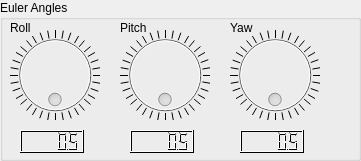
   <widget class="QGroupBox" name="groupBox">
    <property name="geometry">
     <rect>
      <x>20</x>
      <y>350</y>
      <width>361</width>
      <height>161</height>
     </rect>
    </property>
    <property name="title">
     <string>Euler Angles</string>
    </property>
    <widget class="QDial" name="rollDial">
     <property name="enabled">
      <bool>false</bool>
     </property>
     <property name="geometry">
      <rect>
       <x>10</x>
       <y>30</y>
       <width>90</width>
       <height>90</height>
      </rect>
     </property>
     <property name="palette">
      <palette>
       <active>
        <colorrole role="WindowText">
         <brush brushstyle="SolidPattern">
          <color alpha="255">
           <red>0</red>
           <green>0</green>
           <blue>0</blue>
          </color>
         </brush>
        </colorrole>
        <colorrole role="Light">
         <brush brushstyle="SolidPattern">
          <color alpha="255">
           <red>170</red>
           <green>170</green>
           <blue>255</blue>
          </color>
         </brush>
        </colorrole>
        <colorrole role="Midlight">
         <brush brushstyle="SolidPattern">
          <color alpha="255">
           <red>0</red>
           <green>0</green>
           <blue>0</blue>
          </color>
         </brush>
        </colorrole>
        <colorrole role="Dark">
         <brush brushstyle="SolidPattern">
          <color alpha="255">
           <red>0</red>
           <green>0</green>
           <blue>0</blue>
          </color>
         </brush>
        </colorrole>
        <colorrole role="Mid">
         <brush brushstyle="SolidPattern">
          <color alpha="255">
           <red>0</red>
           <green>0</green>
           <blue>0</blue>
          </color>
         </brush>
        </colorrole>
        <colorrole role="Text">
         <brush brushstyle="SolidPattern">
          <color alpha="255">
           <red>0</red>
           <green>0</green>
           <blue>0</blue>
          </color>
         </brush>
        </colorrole>
        <colorrole role="ButtonText">
         <brush brushstyle="SolidPattern">
          <color alpha="255">
           <red>0</red>
           <green>0</green>
           <blue>0</blue>
          </color>
         </brush>
        </colorrole>
       </active>
       <inactive>
        <colorrole role="WindowText">
         <brush brushstyle="SolidPattern">
          <color alpha="255">
           <red>0</red>
           <green>0</green>
           <blue>0</blue>
          </color>
         </brush>
        </colorrole>
        <colorrole role="Light">
         <brush brushstyle="SolidPattern">
          <color alpha="255">
           <red>170</red>
           <green>170</green>
           <blue>255</blue>
          </color>
         </brush>
        </colorrole>
        <colorrole role="Midlight">
         <brush brushstyle="SolidPattern">
          <color alpha="255">
           <red>0</red>
           <green>0</green>
           <blue>0</blue>
          </color>
         </brush>
        </colorrole>
        <colorrole role="Dark">
         <brush brushstyle="SolidPattern">
          <color alpha="255">
           <red>0</red>
           <green>0</green>
           <blue>0</blue>
          </color>
         </brush>
        </colorrole>
        <colorrole role="Mid">
         <brush brushstyle="SolidPattern">
          <color alpha="255">
           <red>0</red>
           <green>0</green>
           <blue>0</blue>
          </color>
         </brush>
        </colorrole>
        <colorrole role="Text">
         <brush brushstyle="SolidPattern">
          <color alpha="255">
           <red>0</red>
           <green>0</green>
           <blue>0</blue>
          </color>
         </brush>
        </colorrole>
        <colorrole role="ButtonText">
         <brush brushstyle="SolidPattern">
          <color alpha="255">
           <red>0</red>
           <green>0</green>
           <blue>0</blue>
          </color>
         </brush>
        </colorrole>
       </inactive>
       <disabled>
        <colorrole role="WindowText">
         <brush brushstyle="SolidPattern">
          <color alpha="255">
           <red>0</red>
           <green>0</green>
           <blue>0</blue>
          </color>
         </brush>
        </colorrole>
        <colorrole role="Light">
         <brush brushstyle="SolidPattern">
          <color alpha="255">
           <red>170</red>
           <green>170</green>
           <blue>255</blue>
          </color>
         </brush>
        </colorrole>
        <colorrole role="Midlight">
         <brush brushstyle="SolidPattern">
          <color alpha="255">
           <red>0</red>
           <green>0</green>
           <blue>0</blue>
          </color>
         </brush>
        </colorrole>
        <colorrole role="Dark">
         <brush brushstyle="SolidPattern">
          <color alpha="255">
           <red>0</red>
           <green>0</green>
           <blue>0</blue>
          </color>
         </brush>
        </colorrole>
        <colorrole role="Mid">
         <brush brushstyle="SolidPattern">
          <color alpha="255">
           <red>0</red>
           <green>0</green>
           <blue>0</blue>
          </color>
         </brush>
        </colorrole>
        <colorrole role="Text">
         <brush brushstyle="SolidPattern">
          <color alpha="255">
           <red>0</red>
           <green>0</green>
           <blue>0</blue>
          </color>
         </brush>
        </colorrole>
        <colorrole role="ButtonText">
         <brush brushstyle="SolidPattern">
          <color alpha="255">
           <red>0</red>
           <green>0</green>
           <blue>0</blue>
          </color>
         </brush>
        </colorrole>
       </disabled>
      </palette>
     </property>
     <property name="focusPolicy">
      <enum>Qt::NoFocus</enum>
     </property>
     <property name="maximum">
      <number>359</number>
     </property>
     <property name="wrapping">
      <bool>true</bool>
     </property>
     <property name="notchTarget">
      <double>10.000000000000000</double>
     </property>
     <property name="notchesVisible">
      <bool>true</bool>
     </property>
    </widget>
    <widget class="QLabel" name="label">
     <property name="geometry">
      <rect>
       <x>10</x>
       <y>20</y>
       <width>53</width>
       <height>15</height>
      </rect>
     </property>
     <property name="text">
      <string>Roll</string>
     </property>
    </widget>
    <widget class="QLabel" name="label_2">
     <property name="geometry">
      <rect>
       <x>120</x>
       <y>20</y>
       <width>53</width>
       <height>15</height>
      </rect>
     </property>
     <property name="text">
      <string>Pitch</string>
     </property>
    </widget>
    <widget class="QLabel" name="label_3">
     <property name="geometry">
      <rect>
       <x>230</x>
       <y>20</y>
       <width>53</width>
       <height>15</height>
      </rect>
     </property>
     <property name="text">
      <string>Yaw</string>
     </property>
    </widget>
    <widget class="QLCDNumber" name="rollLCD">
     <property name="geometry">
      <rect>
       <x>20</x>
       <y>130</y>
       <width>64</width>
       <height>23</height>
      </rect>
     </property>
     <property name="palette">
      <palette>
       <active>
        <colorrole role="WindowText">
         <brush brushstyle="SolidPattern">
          <color alpha="255">
           <red>0</red>
           <green>0</green>
           <blue>0</blue>
          </color>
         </brush>
        </colorrole>
        <colorrole role="Light">
         <brush brushstyle="SolidPattern">
          <color alpha="255">
           <red>255</red>
           <green>255</green>
           <blue>255</blue>
          </color>
         </brush>
        </colorrole>
        <colorrole role="Midlight">
         <brush brushstyle="SolidPattern">
          <color alpha="255">
           <red>0</red>
           <green>0</green>
           <blue>127</blue>
          </color>
         </brush>
        </colorrole>
        <colorrole role="Dark">
         <brush brushstyle="SolidPattern">
          <color alpha="255">
           <red>0</red>
           <green>0</green>
           <blue>0</blue>
          </color>
         </brush>
        </colorrole>
        <colorrole role="Text">
         <brush brushstyle="SolidPattern">
          <color alpha="255">
           <red>0</red>
           <green>0</green>
           <blue>0</blue>
          </color>
         </brush>
        </colorrole>
        <colorrole role="ButtonText">
         <brush brushstyle="SolidPattern">
          <color alpha="255">
           <red>0</red>
           <green>0</green>
           <blue>0</blue>
          </color>
         </brush>
        </colorrole>
       </active>
       <inactive>
        <colorrole role="WindowText">
         <brush brushstyle="SolidPattern">
          <color alpha="255">
           <red>0</red>
           <green>0</green>
           <blue>0</blue>
          </color>
         </brush>
        </colorrole>
        <colorrole role="Light">
         <brush brushstyle="SolidPattern">
          <color alpha="255">
           <red>255</red>
           <green>255</green>
           <blue>255</blue>
          </color>
         </brush>
        </colorrole>
        <colorrole role="Midlight">
         <brush brushstyle="SolidPattern">
          <color alpha="255">
           <red>0</red>
           <green>0</green>
           <blue>127</blue>
          </color>
         </brush>
        </colorrole>
        <colorrole role="Dark">
         <brush brushstyle="SolidPattern">
          <color alpha="255">
           <red>0</red>
           <green>0</green>
           <blue>0</blue>
          </color>
         </brush>
        </colorrole>
        <colorrole role="Text">
         <brush brushstyle="SolidPattern">
          <color alpha="255">
           <red>0</red>
           <green>0</green>
           <blue>0</blue>
          </color>
         </brush>
        </colorrole>
        <colorrole role="ButtonText">
         <brush brushstyle="SolidPattern">
          <color alpha="255">
           <red>0</red>
           <green>0</green>
           <blue>0</blue>
          </color>
         </brush>
        </colorrole>
       </inactive>
       <disabled>
        <colorrole role="WindowText">
         <brush brushstyle="SolidPattern">
          <color alpha="255">
           <red>0</red>
           <green>0</green>
           <blue>0</blue>
          </color>
         </brush>
        </colorrole>
        <colorrole role="Light">
         <brush brushstyle="SolidPattern">
          <color alpha="255">
           <red>255</red>
           <green>255</green>
           <blue>255</blue>
          </color>
         </brush>
        </colorrole>
        <colorrole role="Midlight">
         <brush brushstyle="SolidPattern">
          <color alpha="255">
           <red>0</red>
           <green>0</green>
           <blue>127</blue>
          </color>
         </brush>
        </colorrole>
        <colorrole role="Dark">
         <brush brushstyle="SolidPattern">
          <color alpha="255">
           <red>0</red>
           <green>0</green>
           <blue>0</blue>
          </color>
         </brush>
        </colorrole>
        <colorrole role="Text">
         <brush brushstyle="SolidPattern">
          <color alpha="255">
           <red>0</red>
           <green>0</green>
           <blue>0</blue>
          </color>
         </brush>
        </colorrole>
        <colorrole role="ButtonText">
         <brush brushstyle="SolidPattern">
          <color alpha="255">
           <red>0</red>
           <green>0</green>
           <blue>0</blue>
          </color>
         </brush>
        </colorrole>
       </disabled>
      </palette>
     </property>
     <property name="font">
      <font>
       <family>Arial Black</family>
      </font>
     </property>
     <property name="smallDecimalPoint">
      <bool>true</bool>
     </property>
     <property name="segmentStyle">
      <enum>QLCDNumber::Filled</enum>
     </property>
     <property name="value" stdset="0">
      <double>0.500000000000000</double>
     </property>
    </widget>
    <widget class="QLCDNumber" name="pitchLCD">
     <property name="geometry">
      <rect>
       <x>130</x>
       <y>130</y>
       <width>64</width>
       <height>23</height>
      </rect>
     </property>
     <property name="palette">
      <palette>
       <active>
        <colorrole role="WindowText">
         <brush brushstyle="SolidPattern">
          <color alpha="255">
           <red>0</red>
           <green>0</green>
           <blue>0</blue>
          </color>
         </brush>
        </colorrole>
        <colorrole role="Light">
         <brush brushstyle="SolidPattern">
          <color alpha="255">
           <red>255</red>
           <green>255</green>
           <blue>255</blue>
          </color>
         </brush>
        </colorrole>
        <colorrole role="Midlight">
         <brush brushstyle="SolidPattern">
          <color alpha="255">
           <red>0</red>
           <green>0</green>
           <blue>127</blue>
          </color>
         </brush>
        </colorrole>
        <colorrole role="Dark">
         <brush brushstyle="SolidPattern">
          <color alpha="255">
           <red>0</red>
           <green>0</green>
           <blue>0</blue>
          </color>
         </brush>
        </colorrole>
        <colorrole role="Text">
         <brush brushstyle="SolidPattern">
          <color alpha="255">
           <red>0</red>
           <green>0</green>
           <blue>0</blue>
          </color>
         </brush>
        </colorrole>
        <colorrole role="ButtonText">
         <brush brushstyle="SolidPattern">
          <color alpha="255">
           <red>0</red>
           <green>0</green>
           <blue>0</blue>
          </color>
         </brush>
        </colorrole>
       </active>
       <inactive>
        <colorrole role="WindowText">
         <brush brushstyle="SolidPattern">
          <color alpha="255">
           <red>0</red>
           <green>0</green>
           <blue>0</blue>
          </color>
         </brush>
        </colorrole>
        <colorrole role="Light">
         <brush brushstyle="SolidPattern">
          <color alpha="255">
           <red>255</red>
           <green>255</green>
           <blue>255</blue>
          </color>
         </brush>
        </colorrole>
        <colorrole role="Midlight">
         <brush brushstyle="SolidPattern">
          <color alpha="255">
           <red>0</red>
           <green>0</green>
           <blue>127</blue>
          </color>
         </brush>
        </colorrole>
        <colorrole role="Dark">
         <brush brushstyle="SolidPattern">
          <color alpha="255">
           <red>0</red>
           <green>0</green>
           <blue>0</blue>
          </color>
         </brush>
        </colorrole>
        <colorrole role="Text">
         <brush brushstyle="SolidPattern">
          <color alpha="255">
           <red>0</red>
           <green>0</green>
           <blue>0</blue>
          </color>
         </brush>
        </colorrole>
        <colorrole role="ButtonText">
         <brush brushstyle="SolidPattern">
          <color alpha="255">
           <red>0</red>
           <green>0</green>
           <blue>0</blue>
          </color>
         </brush>
        </colorrole>
       </inactive>
       <disabled>
        <colorrole role="WindowText">
         <brush brushstyle="SolidPattern">
          <color alpha="255">
           <red>0</red>
           <green>0</green>
           <blue>0</blue>
          </color>
         </brush>
        </colorrole>
        <colorrole role="Light">
         <brush brushstyle="SolidPattern">
          <color alpha="255">
           <red>255</red>
           <green>255</green>
           <blue>255</blue>
          </color>
         </brush>
        </colorrole>
        <colorrole role="Midlight">
         <brush brushstyle="SolidPattern">
          <color alpha="255">
           <red>0</red>
           <green>0</green>
           <blue>127</blue>
          </color>
         </brush>
        </colorrole>
        <colorrole role="Dark">
         <brush brushstyle="SolidPattern">
          <color alpha="255">
           <red>0</red>
           <green>0</green>
           <blue>0</blue>
          </color>
         </brush>
        </colorrole>
        <colorrole role="Text">
         <brush brushstyle="SolidPattern">
          <color alpha="255">
           <red>0</red>
           <green>0</green>
           <blue>0</blue>
          </color>
         </brush>
        </colorrole>
        <colorrole role="ButtonText">
         <brush brushstyle="SolidPattern">
          <color alpha="255">
           <red>0</red>
           <green>0</green>
           <blue>0</blue>
          </color>
         </brush>
        </colorrole>
       </disabled>
      </palette>
     </property>
     <property name="font">
      <font>
       <family>Arial Black</family>
      </font>
     </property>
     <property name="smallDecimalPoint">
      <bool>true</bool>
     </property>
     <property name="segmentStyle">
      <enum>QLCDNumber::Filled</enum>
     </property>
     <property name="value" stdset="0">
      <double>0.500000000000000</double>
     </property>
    </widget>
    <widget class="QDial" name="pitchDial">
     <property name="enabled">
      <bool>false</bool>
     </property>
     <property name="geometry">
      <rect>
       <x>120</x>
       <y>30</y>
       <width>90</width>
       <height>90</height>
      </rect>
     </property>
     <property name="palette">
      <palette>
       <active>
        <colorrole role="WindowText">
         <brush brushstyle="SolidPattern">
          <color alpha="255">
           <red>0</red>
           <green>0</green>
           <blue>0</blue>
          </color>
         </brush>
        </colorrole>
        <colorrole role="Light">
         <brush brushstyle="SolidPattern">
          <color alpha="255">
           <red>170</red>
           <green>170</green>
           <blue>255</blue>
          </color>
         </brush>
        </colorrole>
        <colorrole role="Midlight">
         <brush brushstyle="SolidPattern">
          <color alpha="255">
           <red>0</red>
           <green>0</green>
           <blue>0</blue>
          </color>
         </brush>
        </colorrole>
        <colorrole role="Dark">
         <brush brushstyle="SolidPattern">
          <color alpha="255">
           <red>0</red>
           <green>0</green>
           <blue>0</blue>
          </color>
         </brush>
        </colorrole>
        <colorrole role="Mid">
         <brush brushstyle="SolidPattern">
          <color alpha="255">
           <red>0</red>
           <green>0</green>
           <blue>0</blue>
          </color>
         </brush>
        </colorrole>
        <colorrole role="Text">
         <brush brushstyle="SolidPattern">
          <color alpha="255">
           <red>0</red>
           <green>0</green>
           <blue>0</blue>
          </color>
         </brush>
        </colorrole>
        <colorrole role="ButtonText">
         <brush brushstyle="SolidPattern">
          <color alpha="255">
           <red>0</red>
           <green>0</green>
           <blue>0</blue>
          </color>
         </brush>
        </colorrole>
       </active>
       <inactive>
        <colorrole role="WindowText">
         <brush brushstyle="SolidPattern">
          <color alpha="255">
           <red>0</red>
           <green>0</green>
           <blue>0</blue>
          </color>
         </brush>
        </colorrole>
        <colorrole role="Light">
         <brush brushstyle="SolidPattern">
          <color alpha="255">
           <red>170</red>
           <green>170</green>
           <blue>255</blue>
          </color>
         </brush>
        </colorrole>
        <colorrole role="Midlight">
         <brush brushstyle="SolidPattern">
          <color alpha="255">
           <red>0</red>
           <green>0</green>
           <blue>0</blue>
          </color>
         </brush>
        </colorrole>
        <colorrole role="Dark">
         <brush brushstyle="SolidPattern">
          <color alpha="255">
           <red>0</red>
           <green>0</green>
           <blue>0</blue>
          </color>
         </brush>
        </colorrole>
        <colorrole role="Mid">
         <brush brushstyle="SolidPattern">
          <color alpha="255">
           <red>0</red>
           <green>0</green>
           <blue>0</blue>
          </color>
         </brush>
        </colorrole>
        <colorrole role="Text">
         <brush brushstyle="SolidPattern">
          <color alpha="255">
           <red>0</red>
           <green>0</green>
           <blue>0</blue>
          </color>
         </brush>
        </colorrole>
        <colorrole role="ButtonText">
         <brush brushstyle="SolidPattern">
          <color alpha="255">
           <red>0</red>
           <green>0</green>
           <blue>0</blue>
          </color>
         </brush>
        </colorrole>
       </inactive>
       <disabled>
        <colorrole role="WindowText">
         <brush brushstyle="SolidPattern">
          <color alpha="255">
           <red>0</red>
           <green>0</green>
           <blue>0</blue>
          </color>
         </brush>
        </colorrole>
        <colorrole role="Light">
         <brush brushstyle="SolidPattern">
          <color alpha="255">
           <red>170</red>
           <green>170</green>
           <blue>255</blue>
          </color>
         </brush>
        </colorrole>
        <colorrole role="Midlight">
         <brush brushstyle="SolidPattern">
          <color alpha="255">
           <red>0</red>
           <green>0</green>
           <blue>0</blue>
          </color>
         </brush>
        </colorrole>
        <colorrole role="Dark">
         <brush brushstyle="SolidPattern">
          <color alpha="255">
           <red>0</red>
           <green>0</green>
           <blue>0</blue>
          </color>
         </brush>
        </colorrole>
        <colorrole role="Mid">
         <brush brushstyle="SolidPattern">
          <color alpha="255">
           <red>0</red>
           <green>0</green>
           <blue>0</blue>
          </color>
         </brush>
        </colorrole>
        <colorrole role="Text">
         <brush brushstyle="SolidPattern">
          <color alpha="255">
           <red>0</red>
           <green>0</green>
           <blue>0</blue>
          </color>
         </brush>
        </colorrole>
        <colorrole role="ButtonText">
         <brush brushstyle="SolidPattern">
          <color alpha="255">
           <red>0</red>
           <green>0</green>
           <blue>0</blue>
          </color>
         </brush>
        </colorrole>
       </disabled>
      </palette>
     </property>
     <property name="focusPolicy">
      <enum>Qt::NoFocus</enum>
     </property>
     <property name="maximum">
      <number>359</number>
     </property>
     <property name="wrapping">
      <bool>true</bool>
     </property>
     <property name="notchTarget">
      <double>10.000000000000000</double>
     </property>
     <property name="notchesVisible">
      <bool>true</bool>
     </property>
    </widget>
    <widget class="QDial" name="yawDial">
     <property name="enabled">
      <bool>false</bool>
     </property>
     <property name="geometry">
      <rect>
       <x>230</x>
       <y>30</y>
       <width>90</width>
       <height>90</height>
      </rect>
     </property>
     <property name="palette">
      <palette>
       <active>
        <colorrole role="WindowText">
         <brush brushstyle="SolidPattern">
          <color alpha="255">
           <red>0</red>
           <green>0</green>
           <blue>0</blue>
          </color>
         </brush>
        </colorrole>
        <colorrole role="Light">
         <brush brushstyle="SolidPattern">
          <color alpha="255">
           <red>170</red>
           <green>170</green>
           <blue>255</blue>
          </color>
         </brush>
        </colorrole>
        <colorrole role="Midlight">
         <brush brushstyle="SolidPattern">
          <color alpha="255">
           <red>0</red>
           <green>0</green>
           <blue>0</blue>
          </color>
         </brush>
        </colorrole>
        <colorrole role="Dark">
         <brush brushstyle="SolidPattern">
          <color alpha="255">
           <red>0</red>
           <green>0</green>
           <blue>0</blue>
          </color>
         </brush>
        </colorrole>
        <colorrole role="Mid">
         <brush brushstyle="SolidPattern">
          <color alpha="255">
           <red>0</red>
           <green>0</green>
           <blue>0</blue>
          </color>
         </brush>
        </colorrole>
        <colorrole role="Text">
         <brush brushstyle="SolidPattern">
          <color alpha="255">
           <red>0</red>
           <green>0</green>
           <blue>0</blue>
          </color>
         </brush>
        </colorrole>
        <colorrole role="ButtonText">
         <brush brushstyle="SolidPattern">
          <color alpha="255">
           <red>0</red>
           <green>0</green>
           <blue>0</blue>
          </color>
         </brush>
        </colorrole>
       </active>
       <inactive>
        <colorrole role="WindowText">
         <brush brushstyle="SolidPattern">
          <color alpha="255">
           <red>0</red>
           <green>0</green>
           <blue>0</blue>
          </color>
         </brush>
        </colorrole>
        <colorrole role="Light">
         <brush brushstyle="SolidPattern">
          <color alpha="255">
           <red>170</red>
           <green>170</green>
           <blue>255</blue>
          </color>
         </brush>
        </colorrole>
        <colorrole role="Midlight">
         <brush brushstyle="SolidPattern">
          <color alpha="255">
           <red>0</red>
           <green>0</green>
           <blue>0</blue>
          </color>
         </brush>
        </colorrole>
        <colorrole role="Dark">
         <brush brushstyle="SolidPattern">
          <color alpha="255">
           <red>0</red>
           <green>0</green>
           <blue>0</blue>
          </color>
         </brush>
        </colorrole>
        <colorrole role="Mid">
         <brush brushstyle="SolidPattern">
          <color alpha="255">
           <red>0</red>
           <green>0</green>
           <blue>0</blue>
          </color>
         </brush>
        </colorrole>
        <colorrole role="Text">
         <brush brushstyle="SolidPattern">
          <color alpha="255">
           <red>0</red>
           <green>0</green>
           <blue>0</blue>
          </color>
         </brush>
        </colorrole>
        <colorrole role="ButtonText">
         <brush brushstyle="SolidPattern">
          <color alpha="255">
           <red>0</red>
           <green>0</green>
           <blue>0</blue>
          </color>
         </brush>
        </colorrole>
       </inactive>
       <disabled>
        <colorrole role="WindowText">
         <brush brushstyle="SolidPattern">
          <color alpha="255">
           <red>0</red>
           <green>0</green>
           <blue>0</blue>
          </color>
         </brush>
        </colorrole>
        <colorrole role="Light">
         <brush brushstyle="SolidPattern">
          <color alpha="255">
           <red>170</red>
           <green>170</green>
           <blue>255</blue>
          </color>
         </brush>
        </colorrole>
        <colorrole role="Midlight">
         <brush brushstyle="SolidPattern">
          <color alpha="255">
           <red>0</red>
           <green>0</green>
           <blue>0</blue>
          </color>
         </brush>
        </colorrole>
        <colorrole role="Dark">
         <brush brushstyle="SolidPattern">
          <color alpha="255">
           <red>0</red>
           <green>0</green>
           <blue>0</blue>
          </color>
         </brush>
        </colorrole>
        <colorrole role="Mid">
         <brush brushstyle="SolidPattern">
          <color alpha="255">
           <red>0</red>
           <green>0</green>
           <blue>0</blue>
          </color>
         </brush>
        </colorrole>
        <colorrole role="Text">
         <brush brushstyle="SolidPattern">
          <color alpha="255">
           <red>0</red>
           <green>0</green>
           <blue>0</blue>
          </color>
         </brush>
        </colorrole>
        <colorrole role="ButtonText">
         <brush brushstyle="SolidPattern">
          <color alpha="255">
           <red>0</red>
           <green>0</green>
           <blue>0</blue>
          </color>
         </brush>
        </colorrole>
       </disabled>
      </palette>
     </property>
     <property name="focusPolicy">
      <enum>Qt::NoFocus</enum>
     </property>
     <property name="maximum">
      <number>359</number>
     </property>
     <property name="wrapping">
      <bool>true</bool>
     </property>
     <property name="notchTarget">
      <double>10.000000000000000</double>
     </property>
     <property name="notchesVisible">
      <bool>true</bool>
     </property>
    </widget>
    <widget class="QLCDNumber" name="yawLCD">
     <property name="geometry">
      <rect>
       <x>240</x>
       <y>130</y>
       <width>64</width>
       <height>23</height>
      </rect>
     </property>
     <property name="palette">
      <palette>
       <active>
        <colorrole role="WindowText">
         <brush brushstyle="SolidPattern">
          <color alpha="255">
           <red>0</red>
           <green>0</green>
           <blue>0</blue>
          </color>
         </brush>
        </colorrole>
        <colorrole role="Light">
         <brush brushstyle="SolidPattern">
          <color alpha="255">
           <red>255</red>
           <green>255</green>
           <blue>255</blue>
          </color>
         </brush>
        </colorrole>
        <colorrole role="Midlight">
         <brush brushstyle="SolidPattern">
          <color alpha="255">
           <red>0</red>
           <green>0</green>
           <blue>127</blue>
          </color>
         </brush>
        </colorrole>
        <colorrole role="Dark">
         <brush brushstyle="SolidPattern">
          <color alpha="255">
           <red>0</red>
           <green>0</green>
           <blue>0</blue>
          </color>
         </brush>
        </colorrole>
        <colorrole role="Text">
         <brush brushstyle="SolidPattern">
          <color alpha="255">
           <red>0</red>
           <green>0</green>
           <blue>0</blue>
          </color>
         </brush>
        </colorrole>
        <colorrole role="ButtonText">
         <brush brushstyle="SolidPattern">
          <color alpha="255">
           <red>0</red>
           <green>0</green>
           <blue>0</blue>
          </color>
         </brush>
        </colorrole>
       </active>
       <inactive>
        <colorrole role="WindowText">
         <brush brushstyle="SolidPattern">
          <color alpha="255">
           <red>0</red>
           <green>0</green>
           <blue>0</blue>
          </color>
         </brush>
        </colorrole>
        <colorrole role="Light">
         <brush brushstyle="SolidPattern">
          <color alpha="255">
           <red>255</red>
           <green>255</green>
           <blue>255</blue>
          </color>
         </brush>
        </colorrole>
        <colorrole role="Midlight">
         <brush brushstyle="SolidPattern">
          <color alpha="255">
           <red>0</red>
           <green>0</green>
           <blue>127</blue>
          </color>
         </brush>
        </colorrole>
        <colorrole role="Dark">
         <brush brushstyle="SolidPattern">
          <color alpha="255">
           <red>0</red>
           <green>0</green>
           <blue>0</blue>
          </color>
         </brush>
        </colorrole>
        <colorrole role="Text">
         <brush brushstyle="SolidPattern">
          <color alpha="255">
           <red>0</red>
           <green>0</green>
           <blue>0</blue>
          </color>
         </brush>
        </colorrole>
        <colorrole role="ButtonText">
         <brush brushstyle="SolidPattern">
          <color alpha="255">
           <red>0</red>
           <green>0</green>
           <blue>0</blue>
          </color>
         </brush>
        </colorrole>
       </inactive>
       <disabled>
        <colorrole role="WindowText">
         <brush brushstyle="SolidPattern">
          <color alpha="255">
           <red>0</red>
           <green>0</green>
           <blue>0</blue>
          </color>
         </brush>
        </colorrole>
        <colorrole role="Light">
         <brush brushstyle="SolidPattern">
          <color alpha="255">
           <red>255</red>
           <green>255</green>
           <blue>255</blue>
          </color>
         </brush>
        </colorrole>
        <colorrole role="Midlight">
         <brush brushstyle="SolidPattern">
          <color alpha="255">
           <red>0</red>
           <green>0</green>
           <blue>127</blue>
          </color>
         </brush>
        </colorrole>
        <colorrole role="Dark">
         <brush brushstyle="SolidPattern">
          <color alpha="255">
           <red>0</red>
           <green>0</green>
           <blue>0</blue>
          </color>
         </brush>
        </colorrole>
        <colorrole role="Text">
         <brush brushstyle="SolidPattern">
          <color alpha="255">
           <red>0</red>
           <green>0</green>
           <blue>0</blue>
          </color>
         </brush>
        </colorrole>
        <colorrole role="ButtonText">
         <brush brushstyle="SolidPattern">
          <color alpha="255">
           <red>0</red>
           <green>0</green>
           <blue>0</blue>
          </color>
         </brush>
        </colorrole>
       </disabled>
      </palette>
     </property>
     <property name="font">
      <font>
       <family>Arial Black</family>
      </font>
     </property>
     <property name="smallDecimalPoint">
      <bool>true</bool>
     </property>
     <property name="segmentStyle">
      <enum>QLCDNumber::Filled</enum>
     </property>
     <property name="value" stdset="0">
      <double>0.500000000000000</double>
     </property>
    </widget>
   </widget>
